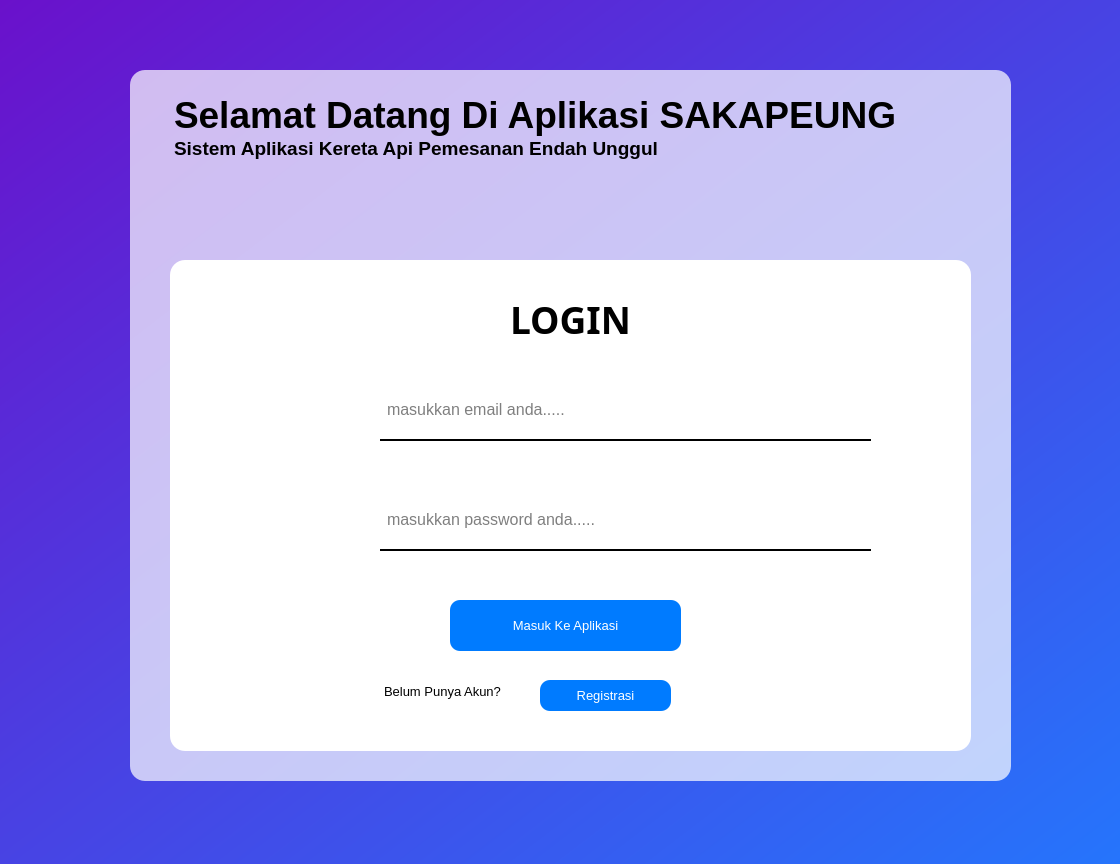
<?xml version="1.0" encoding="UTF-8"?>
<ui version="4.0">
 <class>Login</class>
 <widget class="QDialog" name="Login">
  <property name="geometry">
   <rect>
    <x>0</x>
    <y>0</y>
    <width>1120</width>
    <height>864</height>
   </rect>
  </property>
  <property name="windowTitle">
   <string>Dialog</string>
  </property>
  <property name="styleSheet">
   <string notr="true">background: qlineargradient(x1:0, y1:0, x2:1, y2:1, stop:0 #6a11cb, stop:1 #2575fc);
</string>
  </property>
  <widget class="QFrame" name="box_login">
   <property name="geometry">
    <rect>
     <x>130</x>
     <y>70</y>
     <width>881</width>
     <height>711</height>
    </rect>
   </property>
   <property name="styleSheet">
    <string notr="true">background-color: rgba(255, 255, 255, 180); /* Transparansi */
border-radius: 15px; /* Membuat sudut melengkung */
</string>
   </property>
   <property name="frameShape">
    <enum>QFrame::StyledPanel</enum>
   </property>
   <property name="frameShadow">
    <enum>QFrame::Raised</enum>
   </property>
   <widget class="QTextBrowser" name="selamat_datang">
    <property name="geometry">
     <rect>
      <x>40</x>
      <y>20</y>
      <width>851</width>
      <height>181</height>
     </rect>
    </property>
    <property name="font">
     <font>
      <family>Arial</family>
      <weight>75</weight>
      <bold>true</bold>
     </font>
    </property>
    <property name="styleSheet">
     <string notr="true">background: transparent;</string>
    </property>
    <property name="html">
     <string>&lt;!DOCTYPE HTML PUBLIC &quot;-//W3C//DTD HTML 4.0//EN&quot; &quot;http://www.w3.org/TR/REC-html40/strict.dtd&quot;&gt;
&lt;html&gt;&lt;head&gt;&lt;meta name=&quot;qrichtext&quot; content=&quot;1&quot; /&gt;&lt;style type=&quot;text/css&quot;&gt;
p, li { white-space: pre-wrap; }
&lt;/style&gt;&lt;/head&gt;&lt;body style=&quot; font-family:'Arial'; font-size:7.8pt; font-weight:600; font-style:normal;&quot;&gt;
&lt;p style=&quot; margin-top:0px; margin-bottom:0px; margin-left:0px; margin-right:0px; -qt-block-indent:0; text-indent:0px;&quot;&gt;&lt;span style=&quot; font-family:'MS Shell Dlg 2'; font-size:28pt;&quot;&gt;Selamat Datang Di Aplikasi SAKAPEUNG&lt;br /&gt;&lt;/span&gt;&lt;span style=&quot; font-family:'MS Shell Dlg 2'; font-size:14pt;&quot;&gt;Sistem Aplikasi Kereta Api Pemesanan Endah Unggul&lt;/span&gt;&lt;/p&gt;&lt;/body&gt;&lt;/html&gt;</string>
    </property>
   </widget>
   <widget class="QWidget" name="login" native="true">
    <property name="geometry">
     <rect>
      <x>40</x>
      <y>190</y>
      <width>801</width>
      <height>491</height>
     </rect>
    </property>
    <property name="styleSheet">
     <string notr="true">background : white;</string>
    </property>
    <widget class="QTextBrowser" name="tulisan_login">
     <property name="geometry">
      <rect>
       <x>300</x>
       <y>30</y>
       <width>201</width>
       <height>71</height>
      </rect>
     </property>
     <property name="font">
      <font>
       <family>Rockwell Extra Bold</family>
       <weight>75</weight>
       <bold>true</bold>
      </font>
     </property>
     <property name="html">
      <string>&lt;!DOCTYPE HTML PUBLIC &quot;-//W3C//DTD HTML 4.0//EN&quot; &quot;http://www.w3.org/TR/REC-html40/strict.dtd&quot;&gt;
&lt;html&gt;&lt;head&gt;&lt;meta name=&quot;qrichtext&quot; content=&quot;1&quot; /&gt;&lt;style type=&quot;text/css&quot;&gt;
p, li { white-space: pre-wrap; }
&lt;/style&gt;&lt;/head&gt;&lt;body style=&quot; font-family:'Rockwell Extra Bold'; font-size:7.8pt; font-weight:600; font-style:normal;&quot;&gt;
&lt;p align=&quot;center&quot; style=&quot; margin-top:0px; margin-bottom:0px; margin-left:0px; margin-right:0px; -qt-block-indent:0; text-indent:0px;&quot;&gt;&lt;span style=&quot; font-family:'MS Shell Dlg 2'; font-size:28pt;&quot;&gt;LOGIN&lt;/span&gt;&lt;/p&gt;&lt;/body&gt;&lt;/html&gt;</string>
     </property>
    </widget>
    <widget class="QLabel" name="icon_username">
     <property name="geometry">
      <rect>
       <x>90</x>
       <y>110</y>
       <width>91</width>
       <height>91</height>
      </rect>
     </property>
     <property name="styleSheet">
      <string notr="true"/>
     </property>
     <property name="text">
      <string/>
     </property>
     <property name="pixmap">
      <pixmap>icons/username.png</pixmap>
     </property>
     <property name="scaledContents">
      <bool>true</bool>
     </property>
    </widget>
    <widget class="QLabel" name="icon_password">
     <property name="geometry">
      <rect>
       <x>110</x>
       <y>240</y>
       <width>51</width>
       <height>61</height>
      </rect>
     </property>
     <property name="text">
      <string/>
     </property>
     <property name="pixmap">
      <pixmap>icons/pw.png</pixmap>
     </property>
     <property name="scaledContents">
      <bool>true</bool>
     </property>
    </widget>
    <widget class="QLineEdit" name="email_input">
     <property name="geometry">
      <rect>
       <x>210</x>
       <y>120</y>
       <width>491</width>
       <height>61</height>
      </rect>
     </property>
     <property name="styleSheet">
      <string notr="true">    border: none;
    border-bottom: 2px solid black;
	border-radius: 0px;
    color: black;
    font-size: 16px;
    padding: 5px;
    background: transparent;</string>
     </property>
     <property name="placeholderText">
      <string>masukkan email anda.....</string>
     </property>
    </widget>
    <widget class="QLineEdit" name="password_input">
     <property name="geometry">
      <rect>
       <x>210</x>
       <y>230</y>
       <width>491</width>
       <height>61</height>
      </rect>
     </property>
     <property name="styleSheet">
      <string notr="true">    border: none;
    border-bottom: 2px solid black;
	border-radius: 0px;
    color: black;
    font-size: 16px;
    padding: 5px;
    background: transparent;</string>
     </property>
     <property name="echoMode">
      <enum>QLineEdit::Password</enum>
     </property>
     <property name="placeholderText">
      <string>masukkan password anda.....</string>
     </property>
    </widget>
    <widget class="QTextBrowser" name="nanya">
     <property name="geometry">
      <rect>
       <x>210</x>
       <y>420</y>
       <width>256</width>
       <height>31</height>
      </rect>
     </property>
     <property name="html">
      <string>&lt;!DOCTYPE HTML PUBLIC &quot;-//W3C//DTD HTML 4.0//EN&quot; &quot;http://www.w3.org/TR/REC-html40/strict.dtd&quot;&gt;
&lt;html&gt;&lt;head&gt;&lt;meta name=&quot;qrichtext&quot; content=&quot;1&quot; /&gt;&lt;style type=&quot;text/css&quot;&gt;
p, li { white-space: pre-wrap; }
&lt;/style&gt;&lt;/head&gt;&lt;body style=&quot; font-family:'MS Shell Dlg 2'; font-size:7.8pt; font-weight:400; font-style:normal;&quot;&gt;
&lt;p style=&quot; margin-top:0px; margin-bottom:0px; margin-left:0px; margin-right:0px; -qt-block-indent:0; text-indent:0px;&quot;&gt;&lt;span style=&quot; font-size:10pt;&quot;&gt;Belum Punya Akun?&lt;/span&gt;&lt;/p&gt;&lt;/body&gt;&lt;/html&gt;</string>
     </property>
    </widget>
    <widget class="QPushButton" name="masuk_ke_aplikasi">
     <property name="geometry">
      <rect>
       <x>280</x>
       <y>340</y>
       <width>231</width>
       <height>51</height>
      </rect>
     </property>
     <property name="font">
      <font>
       <pointsize>10</pointsize>
      </font>
     </property>
     <property name="styleSheet">
      <string notr="true">QPushButton {
    background-color: #007BFF;
    color: white;
    border-radius: 10px;
    padding: 8px;
}
QPushButton:hover {
    background-color: #0056b3;
}
</string>
     </property>
     <property name="text">
      <string>Masuk Ke Aplikasi</string>
     </property>
    </widget>
    <widget class="QPushButton" name="registrasi">
     <property name="geometry">
      <rect>
       <x>370</x>
       <y>420</y>
       <width>131</width>
       <height>31</height>
      </rect>
     </property>
     <property name="font">
      <font>
       <pointsize>10</pointsize>
      </font>
     </property>
     <property name="styleSheet">
      <string notr="true">QPushButton {
    background-color: #007BFF;
    color: white;
    border-radius: 10px;
    padding: 8px;
}
QPushButton:hover {
    background-color: #0056b3;
}
</string>
     </property>
     <property name="text">
      <string>Registrasi</string>
     </property>
    </widget>
   </widget>
  </widget>
 </widget>
 <resources/>
 <connections/>
</ui>
